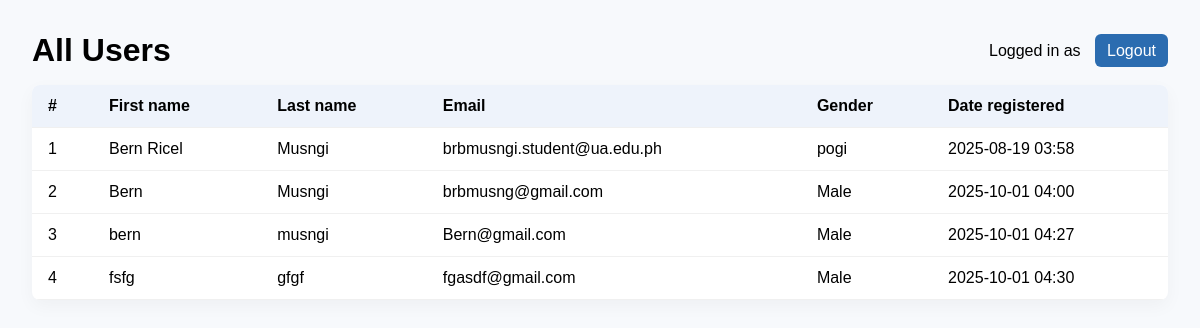
Page /signapp/users/ (signed in) on the earlier database version.
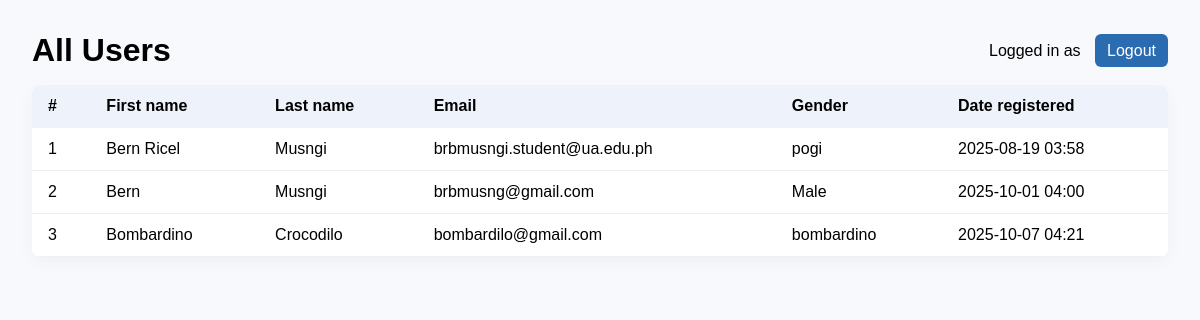
Same page on the later database version.
### signapp/models.py (models this page shows, shortened)
class SignUpRegistration(models.Model):
    first_name = models.CharField(max_length=100)
    last_name = models.CharField(max_length=100)
    email = models.EmailField(unique=True)
    password = models.CharField(max_length=255)
    gender = models.CharField(max_length=12, default="")
    date_registered = models.DateTimeField(auto_now_add=True)

### signapp/views.py (the view)
    def wrapper(request, *args, **kwargs):
        if not request.session.get('user_id'):
            return redirect(f"{reverse('registration:login_page')}?next={request.path}")
        return fn(request, *args, **kwargs)

### signapp/views.py (called while the page is built)
def login_required_view(fn):
    def wrapper(request, *args, **kwargs):
        if not request.session.get('user_id'):
            return redirect(f"{reverse('registration:login_page')}?next={request.path}")
        return fn(request, *args, **kwargs)
    wrapper.__name__ = fn.__name__
    return wrapper

@login_required_view
def users_html(request):
    users = SignUpRegistration.objects.all().order_by('id')
    return render(request, 'registration/users_list.html', {
        'users': users,
        'current_user': request.session.get('user_name')
    })

### signapp/templates/registration/users_list.html (shortened to what this page needs)
<!doctype html>
<html>
<head>
</head>
<body>
  <div class="top">
    <h1 style="margin:0;">All Users</h1>
    <div>
      Logged in as <strong>{{ current_user }}</strong>
      <a href="{% url 'registration:logout_html' %}" class="button" style="margin-left:10px;">Logout</a>
    </div>
  </div>
  <table>
    <thead>
      <tr>
        <th>#</th>
        <th>First name</th>
        <th>Last name</th>
        <th>Email</th>
        <th>Gender</th>
        <th>Date registered</th>
      </tr>
    </thead>
    <tbody>
      {% for u in users %}
      <tr>
        <td>{{ forloop.counter }}</td>
        <td>{{ u.first_name }}</td>
        <td>{{ u.last_name }}</td>
        <td>{{ u.email }}</td>
        <td>{{ u.gender|default:"N/A" }}</td>
        <td>{{ u.date_registered|date:"Y-m-d H:i" }}</td>
      </tr>
      {% empty %}
      <tr><td colspan="6">No users yet.</td></tr>
      {% endfor %}
    </tbody>
  </table>
</body>
</html>

### signapp/templates/registration/users_list.html (style rules this page uses)
body { font-family: Arial, sans-serif; padding:24px; background:#f7f9fc; }
.top { display:flex; justify-content:space-between; align-items:center; margin-bottom:16px; }
table { width:100%; border-collapse:collapse; background:white; border-radius:8px; overflow:hidden; box-shadow:0 6px 18px rgba(0,0,0,0.04); }
th, td { padding:12px 16px; text-align:left; border-bottom:1px solid #f0f0f0; }
th { background:#eef3fb; font-weight:700; }
a.button { padding:8px 12px; background:#2b6cb0; color:white; border-radius:6px; text-decoration:none; }

Differences in the rows shown:
removed SignUpRegistration: first_name "bern", last_name "musngi", email "Bern@gmail.com", gender "Male", date_registered "2025-10-01 04:27"
removed SignUpRegistration: first_name "fsfg", last_name "gfgf", email "fgasdf@gmail.com", gender "Male", date_registered "2025-10-01 04:30"
added SignUpRegistration: first_name "Bombardino", last_name "Crocodilo", email "bombardilo@gmail.com", gender "bombardino", date_registered "2025-10-07 04:21"
